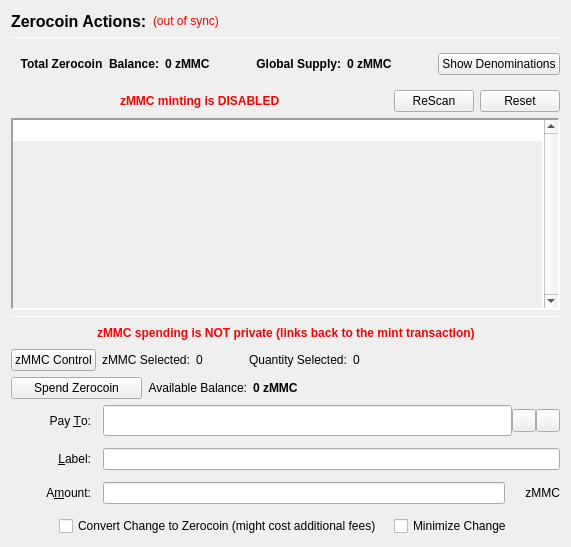
                  <widget class="QFrame" name="verticalFrameLeft">
                   <layout class="QVBoxLayout" name="verticalLayout_2">
                    <item>
                     <layout class="QVBoxLayout" name="verticalLayout_3">
                      <item>
                       <layout class="QHBoxLayout" name="horizontalLayout_3">
                        <item>
                         <widget class="QLabel" name="labelzMMCActions">
                          <property name="font">
                           <font>
                            <pointsize>12</pointsize>
                            <weight>75</weight>
                            <bold>true</bold>
                           </font>
                          </property>
                          <property name="text">
                           <string>Zerocoin Actions:</string>
                          </property>
                          <property name="alignment">
                           <set>Qt::AlignLeading|Qt::AlignLeft|Qt::AlignVCenter</set>
                          </property>
                         </widget>
                        </item>
                        <item>
                         <widget class="QLabel" name="labelzMMCSyncStatus">
                          <property name="toolTip">
                           <string>The displayed information may be out of date. Your wallet automatically synchronizes with the MessiahMetaCorp network after a connection is established, but this process has not completed yet.</string>
                          </property>
                          <property name="styleSheet">
                           <string notr="true">QLabel { color: red; }</string>
                          </property>
                          <property name="text">
                           <string notr="true">(out of sync)</string>
                          </property>
                          <property name="alignment">
                           <set>Qt::AlignLeading|Qt::AlignLeft|Qt::AlignVCenter</set>
                          </property>
                         </widget>
                        </item>
                        <item>
                         <spacer name="horizontalSpacer">
                          <property name="orientation">
                           <enum>Qt::Horizontal</enum>
                          </property>
                          <property name="sizeHint" stdset="0">
                           <size>
                            <width>40</width>
                            <height>20</height>
                           </size>
                          </property>
                         </spacer>
                        </item>
                       </layout>
                      </item>
                      <item>
                       <widget class="Line" name="lineUpperLeft">
                        <property name="minimumSize">
                         <size>
                          <width>0</width>
                          <height>1</height>
                         </size>
                        </property>
                        <property name="maximumSize">
                         <size>
                          <width>16777215</width>
                          <height>1</height>
                         </size>
                        </property>
                        <property name="frameShadow">
                         <enum>QFrame::Sunken</enum>
                        </property>
                        <property name="orientation">
                         <enum>Qt::Horizontal</enum>
                        </property>
                       </widget>
                      </item>
                      <item>
                       <widget class="QFrame" name="balanceSupplyFrame">
                        <layout class="QHBoxLayout" name="horizontalLayout_2" stretch="0,0,0,1,0">
                         <property name="rightMargin">
                          <number>0</number>
                         </property>
                         <item>
                          <layout class="QHBoxLayout" name="horizontalLayout_34">
                           <item>
                            <widget class="QLabel" name="labelzAvailableText_3">
                             <property name="font">
                              <font>
                               <weight>75</weight>
                               <bold>true</bold>
                              </font>
                             </property>
                             <property name="toolTip">
                              <string>Total Balance including unconfirmed and immature zMMC</string>
                             </property>
                             <property name="text">
                              <string>Total Zerocoin  Balance:</string>
                             </property>
                             <property name="alignment">
                              <set>Qt::AlignRight|Qt::AlignTrailing|Qt::AlignVCenter</set>
                             </property>
                            </widget>
                           </item>
                           <item>
                            <widget class="QLabel" name="labelzAvailableAmount_4">
                             <property name="minimumSize">
                              <size>
                               <width>40</width>
                               <height>0</height>
                              </size>
                             </property>
                             <property name="font">
                              <font>
                               <weight>75</weight>
                               <bold>true</bold>
                              </font>
                             </property>
                             <property name="toolTip">
                              <string>Total Balance including unconfirmed and immature zMMC</string>
                             </property>
                             <property name="text">
                              <string>0 zMMC</string>
                             </property>
                             <property name="alignment">
                              <set>Qt::AlignLeading|Qt::AlignLeft|Qt::AlignVCenter</set>
                             </property>
                            </widget>
                           </item>
                          </layout>
                         </item>
                         <item>
                          <spacer name="horizontalSpacer_32">
                           <property name="orientation">
                            <enum>Qt::Horizontal</enum>
                           </property>
                           <property name="sizeHint" stdset="0">
                            <size>
                             <width>40</width>
                             <height>20</height>
                            </size>
                           </property>
                          </spacer>
                         </item>
                         <item>
                          <layout class="QHBoxLayout" name="horizontalLayout_35">
                           <item>
                            <widget class="QLabel" name="labelZsupplyText_2">
                             <property name="font">
                              <font>
                               <weight>75</weight>
                               <bold>true</bold>
                              </font>
                             </property>
                             <property name="text">
                              <string>Global Supply:</string>
                             </property>
                             <property name="alignment">
                              <set>Qt::AlignRight|Qt::AlignTrailing|Qt::AlignVCenter</set>
                             </property>
                            </widget>
                           </item>
                           <item>
                            <widget class="QLabel" name="labelZsupplyAmount_2">
                             <property name="font">
                              <font>
                               <weight>75</weight>
                               <bold>true</bold>
                              </font>
                             </property>
                             <property name="text">
                              <string>0 zMMC</string>
                             </property>
                            </widget>
                           </item>
                          </layout>
                         </item>
                         <item>
                          <spacer name="horizontalSpacer_31">
                           <property name="orientation">
                            <enum>Qt::Horizontal</enum>
                           </property>
                           <property name="sizeHint" stdset="0">
                            <size>
                             <width>40</width>
                             <height>20</height>
                            </size>
                           </property>
                          </spacer>
                         </item>
                         <item>
                          <widget class="QPushButton" name="pushButtonShowDenoms">
                           <property name="toolTip">
                            <string>Show zMMC denominations list</string>
                           </property>
                           <property name="text">
                            <string>Show Denominations</string>
                           </property>
                          </widget>
                         </item>
                        </layout>
                       </widget>
                      </item>
                      <item>
                       <layout class="QHBoxLayout" name="horizontalLayout_4">
                        <item>
                         <spacer name="horizontalSpacer_2">
                          <property name="orientation">
                           <enum>Qt::Horizontal</enum>
                          </property>
                          <property name="sizeHint" stdset="0">
                           <size>
                            <width>40</width>
                            <height>20</height>
                           </size>
                          </property>
                         </spacer>
                        </item>
                        <item>
                         <widget class="QLabel" name="label">
                          <property name="styleSheet">
                           <string notr="true">color: red;
font-weight: bold;</string>
                          </property>
                          <property name="text">
                           <string>zMMC minting is DISABLED</string>
                          </property>
                         </widget>
                        </item>
                        <item>
                         <spacer name="horizontalSpacer_3">
                          <property name="orientation">
                           <enum>Qt::Horizontal</enum>
                          </property>
                          <property name="sizeHint" stdset="0">
                           <size>
                            <width>40</width>
                            <height>20</height>
                           </size>
                          </property>
                         </spacer>
                        </item>
                        <item>
                         <widget class="QPushButton" name="pushButtonMintReset">
                          <property name="maximumSize">
                           <size>
                            <width>80</width>
                            <height>16777215</height>
                           </size>
                          </property>
                          <property name="toolTip">
                           <string>Rescan the complete blockchain for  Zerocoin mints and their meta-data.</string>
                          </property>
                          <property name="text">
                           <string>ReScan</string>
                          </property>
                         </widget>
                        </item>
                        <item>
                         <widget class="QPushButton" name="pushButtonSpentReset">
                          <property name="maximumSize">
                           <size>
                            <width>80</width>
                            <height>16777215</height>
                           </size>
                          </property>
                          <property name="toolTip">
                           <string>Reset Zerocoin Wallet DB. Deletes transactions that did not make it into the blockchain.</string>
                          </property>
                          <property name="text">
                           <string>Reset</string>
                          </property>
                         </widget>
                        </item>
                       </layout>
                      </item>
                      <item>
                       <widget class="QPlainTextEdit" name="TEMintStatus">
                        <property name="font">
                         <font>
                          <pointsize>8</pointsize>
                         </font>
                        </property>
                        <property name="toolTip">
                         <string>Status and/or Mesages from the last Mint Action.</string>
                        </property>
                        <property name="frameShape">
                         <enum>QFrame::Panel</enum>
                        </property>
                        <property name="frameShadow">
                         <enum>QFrame::Sunken</enum>
                        </property>
                        <property name="lineWidth">
                         <number>2</number>
                        </property>
                        <property name="midLineWidth">
                         <number>2</number>
                        </property>
                        <property name="verticalScrollBarPolicy">
                         <enum>Qt::ScrollBarAlwaysOn</enum>
                        </property>
                        <property name="horizontalScrollBarPolicy">
                         <enum>Qt::ScrollBarAlwaysOff</enum>
                        </property>
                        <property name="readOnly">
                         <bool>true</bool>
                        </property>
                        <property name="plainText">
                         <string notr="true"/>
                        </property>
                        <property name="backgroundVisible">
                         <bool>true</bool>
                        </property>
                       </widget>
                      </item>
                      <item>
                       <widget class="Line" name="line">
                        <property name="minimumSize">
                         <size>
                          <width>0</width>
                          <height>1</height>
                         </size>
                        </property>
                        <property name="maximumSize">
                         <size>
                          <width>16777215</width>
                          <height>1</height>
                         </size>
                        </property>
                        <property name="orientation">
                         <enum>Qt::Horizontal</enum>
                        </property>
                       </widget>
                      </item>
                      <item>
                       <layout class="QHBoxLayout" name="horizontalLayout_7">
                        <item>
                         <spacer name="horizontalSpacer_18">
                          <property name="orientation">
                           <enum>Qt::Horizontal</enum>
                          </property>
                          <property name="sizeHint" stdset="0">
                           <size>
                            <width>40</width>
                            <height>20</height>
                           </size>
                          </property>
                         </spacer>
                        </item>
                        <item>
                         <widget class="QLabel" name="label_2">
                          <property name="styleSheet">
                           <string notr="true">color: red;
font-weight: bold;</string>
                          </property>
                          <property name="text">
                           <string>zMMC spending is NOT private (links back to the mint transaction)</string>
                          </property>
                         </widget>
                        </item>
                        <item>
                         <spacer name="horizontalSpacer_30">
                          <property name="orientation">
                           <enum>Qt::Horizontal</enum>
                          </property>
                          <property name="sizeHint" stdset="0">
                           <size>
                            <width>40</width>
                            <height>20</height>
                           </size>
                          </property>
                         </spacer>
                        </item>
                       </layout>
                      </item>
                      <item>
                       <layout class="QHBoxLayout" name="horizontalLayout_24">
                        <property name="leftMargin">
                         <number>0</number>
                        </property>
                        <property name="bottomMargin">
                         <number>0</number>
                        </property>
                        <item>
                         <widget class="QPushButton" name="pushButtonZPivControl">
                          <property name="text">
                           <string>zMMC Control</string>
                          </property>
                         </widget>
                        </item>
                        <item>
                         <widget class="QLabel" name="labelzPivSelected">
                          <property name="text">
                           <string>zMMC Selected:</string>
                          </property>
                         </widget>
                        </item>
                        <item>
                         <widget class="QLabel" name="labelzPivSelected_int">
                          <property name="text">
                           <string>0</string>
                          </property>
                         </widget>
                        </item>
                        <item>
                         <spacer name="horizontalSpacer_17">
                          <property name="orientation">
                           <enum>Qt::Horizontal</enum>
                          </property>
                          <property name="sizeType">
                           <enum>QSizePolicy::Fixed</enum>
                          </property>
                          <property name="sizeHint" stdset="0">
                           <size>
                            <width>40</width>
                            <height>20</height>
                           </size>
                          </property>
                         </spacer>
                        </item>
                        <item>
                         <widget class="QLabel" name="labelQuantitySelected">
                          <property name="text">
                           <string>Quantity Selected:</string>
                          </property>
                         </widget>
                        </item>
                        <item>
                         <widget class="QLabel" name="labelQuantitySelected_int">
                          <property name="text">
                           <string>0</string>
                          </property>
                         </widget>
                        </item>
                        <item>
                         <spacer name="horizontalSpacer_19">
                          <property name="orientation">
                           <enum>Qt::Horizontal</enum>
                          </property>
                          <property name="sizeHint" stdset="0">
                           <size>
                            <width>40</width>
                            <height>20</height>
                           </size>
                          </property>
                         </spacer>
                        </item>
                       </layout>
                      </item>
                      <item>
                       <layout class="QHBoxLayout" name="horizontalLayout_6">
                        <item>
                         <widget class="QPushButton" name="pushButtonSpendzMMC">
                          <property name="minimumSize">
                           <size>
                            <width>131</width>
                            <height>0</height>
                           </size>
                          </property>
                          <property name="toolTip">
                           <string>Spend Zerocoin. Without 'Pay To:' address creates payments to yourself.</string>
                          </property>
                          <property name="text">
                           <string>Spend Zerocoin</string>
                          </property>
                         </widget>
                        </item>
                        <item>
                         <widget class="QLabel" name="labelzMMCBalanceText">
                          <property name="toolTip">
                           <string>Available (mature and spendable) zMMC for spending</string>
                          </property>
                          <property name="text">
                           <string>Available Balance:</string>
                          </property>
                          <property name="alignment">
                           <set>Qt::AlignRight|Qt::AlignTrailing|Qt::AlignVCenter</set>
                          </property>
                         </widget>
                        </item>
                        <item>
                         <widget class="QLabel" name="labelzAvailableAmount_2">
                          <property name="font">
                           <font>
                            <weight>75</weight>
                            <bold>true</bold>
                           </font>
                          </property>
                          <property name="toolTip">
                           <string>Available (mature and spendable) zMMC for spending

zMMC are mature when they have more than 20 confirmations AND more than 2 mints of the same denomination after them were minted</string>
                          </property>
                          <property name="text">
                           <string>0 zMMC</string>
                          </property>
                          <property name="alignment">
                           <set>Qt::AlignLeading|Qt::AlignLeft|Qt::AlignVCenter</set>
                          </property>
                         </widget>
                        </item>
                        <item>
                         <spacer name="horizontalSpacer_4">
                          <property name="orientation">
                           <enum>Qt::Horizontal</enum>
                          </property>
                          <property name="sizeHint" stdset="0">
                           <size>
                            <width>40</width>
                            <height>20</height>
                           </size>
                          </property>
                         </spacer>
                        </item>
                       </layout>
                      </item>
                      <item>
                       <layout class="QGridLayout" name="gridLayout_7">
                        <property name="spacing">
                         <number>12</number>
                        </property>
                        <item row="0" column="0">
                         <widget class="QLabel" name="payToLabel">
                          <property name="minimumSize">
                           <size>
                            <width>80</width>
                            <height>0</height>
                           </size>
                          </property>
                          <property name="text">
                           <string>Pay &amp;To:</string>
                          </property>
                          <property name="alignment">
                           <set>Qt::AlignRight|Qt::AlignTrailing|Qt::AlignVCenter</set>
                          </property>
                          <property name="buddy">
                           <cstring>payTo</cstring>
                          </property>
                         </widget>
                        </item>
                        <item row="0" column="1">
                         <layout class="QHBoxLayout" name="payToLayout">
                          <property name="spacing">
                           <number>0</number>
                          </property>
                          <item>
                           <widget class="QValidatedLineEdit" name="payTo">
                            <property name="enabled">
                             <bool>true</bool>
                            </property>
                            <property name="minimumSize">
                             <size>
                              <width>0</width>
                              <height>31</height>
                             </size>
                            </property>
                            <property name="toolTip">
                             <string>The MessiahMetaCorp address to send the payment to. Creates local payment to yourself when empty.</string>
                            </property>
                           </widget>
                          </item>
                          <item>
                           <widget class="QToolButton" name="addressBookButton">
                            <property name="toolTip">
                             <string>Choose previously used address</string>
                            </property>
                            <property name="text">
                             <string/>
                            </property>
                            <property name="icon">
                             <iconset resource="../messiahmetacorp.qrc">
                              <normaloff>:/icons/address-book</normaloff>:/icons/address-book</iconset>
                            </property>
                            <property name="shortcut">
                             <string>Alt+A</string>
                            </property>
                           </widget>
                          </item>
                          <item>
                           <widget class="QToolButton" name="pasteButton">
                            <property name="toolTip">
                             <string>Paste address from clipboard</string>
                            </property>
                            <property name="text">
                             <string/>
                            </property>
                            <property name="icon">
                             <iconset resource="../messiahmetacorp.qrc">
                              <normaloff>:/icons/editpaste</normaloff>:/icons/editpaste</iconset>
                            </property>
                            <property name="shortcut">
                             <string>Alt+P</string>
                            </property>
                           </widget>
                          </item>
                         </layout>
                        </item>
                        <item row="1" column="0">
                         <widget class="QLabel" name="labelLabel">
                          <property name="minimumSize">
                           <size>
                            <width>80</width>
                            <height>0</height>
                           </size>
                          </property>
                          <property name="text">
                           <string>&amp;Label:</string>
                          </property>
                          <property name="alignment">
                           <set>Qt::AlignRight|Qt::AlignTrailing|Qt::AlignVCenter</set>
                          </property>
                          <property name="buddy">
                           <cstring>addAsLabel</cstring>
                          </property>
                         </widget>
                        </item>
                        <item row="1" column="1">
                         <widget class="QLineEdit" name="addAsLabel">
                          <property name="toolTip">
                           <string>Enter a label for this address to add it to the list of used addresses</string>
                          </property>
                         </widget>
                        </item>
                        <item row="2" column="0">
                         <widget class="QLabel" name="amountLabel">
                          <property name="minimumSize">
                           <size>
                            <width>80</width>
                            <height>0</height>
                           </size>
                          </property>
                          <property name="text">
                           <string>A&amp;mount:</string>
                          </property>
                          <property name="alignment">
                           <set>Qt::AlignRight|Qt::AlignTrailing|Qt::AlignVCenter</set>
                          </property>
                          <property name="buddy">
                           <cstring>zMMCpayAmount</cstring>
                          </property>
                         </widget>
                        </item>
                        <item row="2" column="1">
                         <layout class="QHBoxLayout" name="horizontalLayout_9">
                          <property name="spacing">
                           <number>0</number>
                          </property>
                          <item>
                           <widget class="QLineEdit" name="zMMCpayAmount"/>
                          </item>
                          <item>
                           <widget class="QLabel" name="labelzMMC">
                            <property name="minimumSize">
                             <size>
                              <width>55</width>
                              <height>0</height>
                             </size>
                            </property>
                            <property name="text">
                             <string>zMMC</string>
                            </property>
                            <property name="alignment">
                             <set>Qt::AlignRight|Qt::AlignTrailing|Qt::AlignVCenter</set>
                            </property>
                           </widget>
                          </item>
                         </layout>
                        </item>
                        <item row="3" column="0" colspan="2">
                         <layout class="QHBoxLayout" name="horizontalLayout_10">
                          <item>
                           <spacer name="horizontalSpacer_5">
                            <property name="orientation">
                             <enum>Qt::Horizontal</enum>
                            </property>
                            <property name="sizeHint" stdset="0">
                             <size>
                              <width>40</width>
                              <height>20</height>
                             </size>
                            </property>
                           </spacer>
                          </item>
                          <item>
                           <widget class="QCheckBox" name="checkBoxMintChange">
                            <property name="sizePolicy">
                             <sizepolicy hsizetype="MinimumExpanding" vsizetype="Fixed">
                              <horstretch>0</horstretch>
                              <verstretch>0</verstretch>
                             </sizepolicy>
                            </property>
                            <property name="layoutDirection">
                             <enum>Qt::LeftToRight</enum>
                            </property>
                            <property name="text">
                             <string>Convert Change to Zerocoin (might cost additional fees)</string>
                            </property>
                           </widget>
                          </item>
                          <item>
                           <widget class="QCheckBox" name="checkBoxMinimizeChange">
                            <property name="toolTip">
                             <string>If checked, the wallet tries to minimize the returning change instead of minimizing the number of spent denominations.</string>
                            </property>
                            <property name="text">
                             <string>Minimize Change</string>
                            </property>
                           </widget>
                          </item>
                          <item>
                           <spacer name="horizontalSpacer_6">
                            <property name="orientation">
                             <enum>Qt::Horizontal</enum>
                            </property>
                            <property name="sizeHint" stdset="0">
                             <size>
                              <width>40</width>
                              <height>20</height>
                             </size>
                            </property>
                           </spacer>
                          </item>
                         </layout>
                        </item>
                       </layout>
                      </item>
                     </layout>
                    </item>
                   </layout>
                  </widget>
